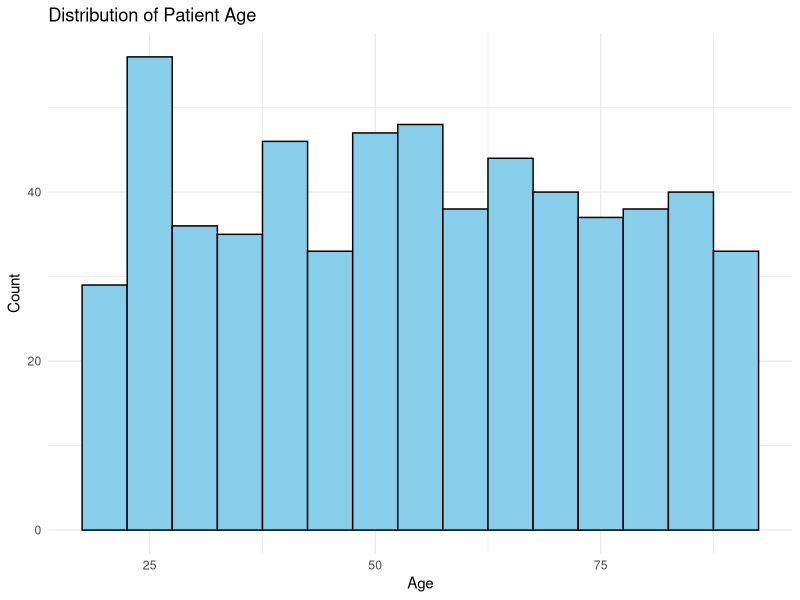
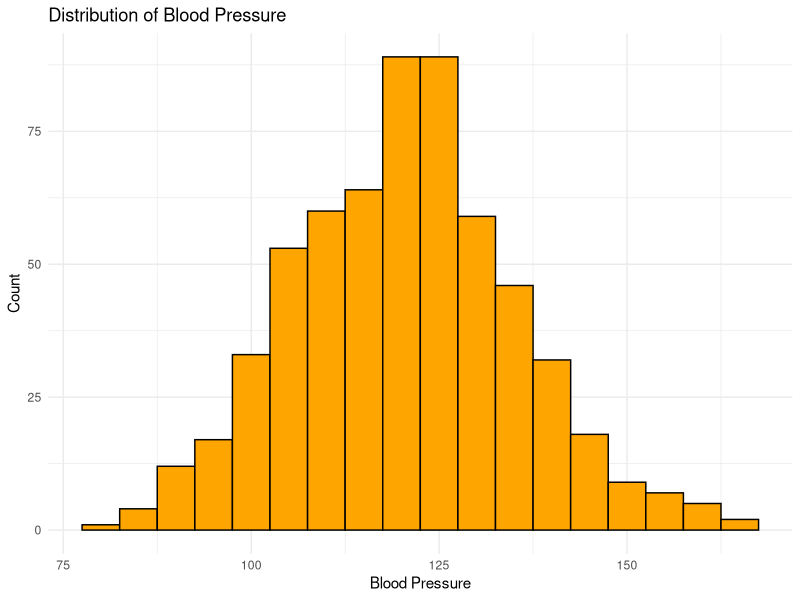
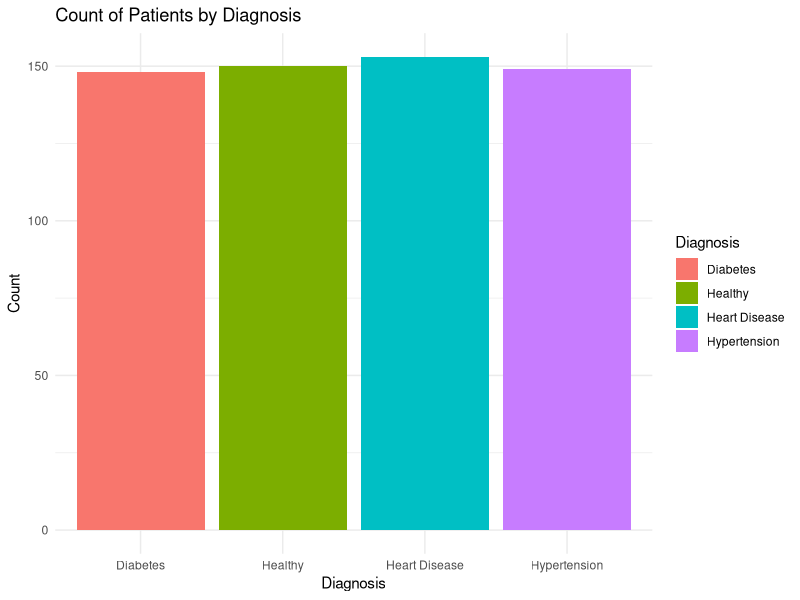
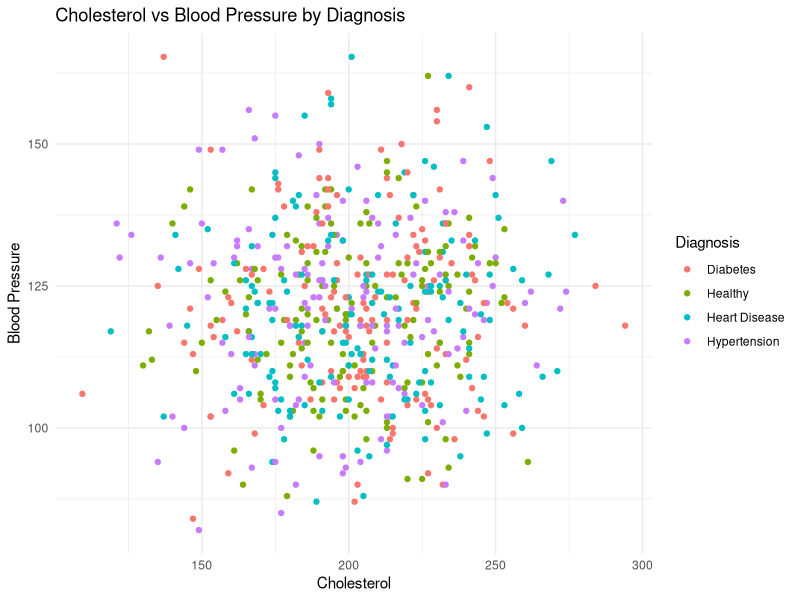
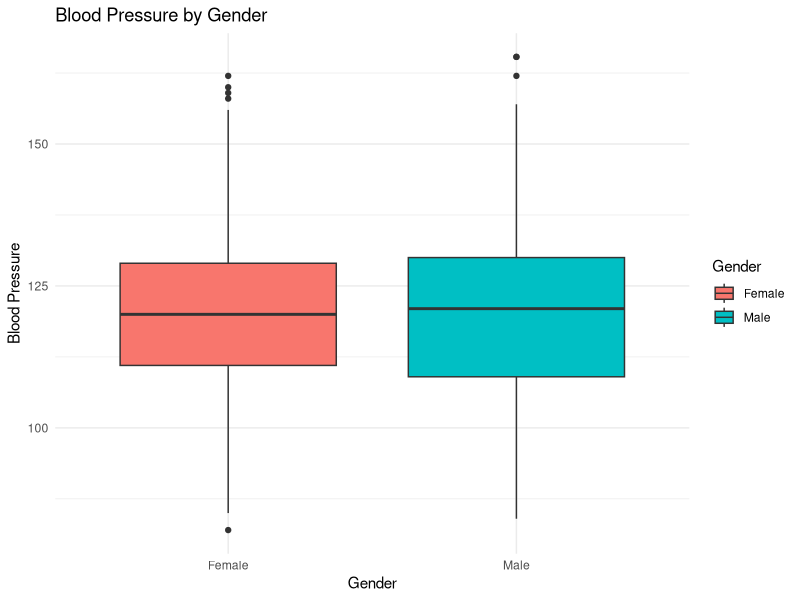
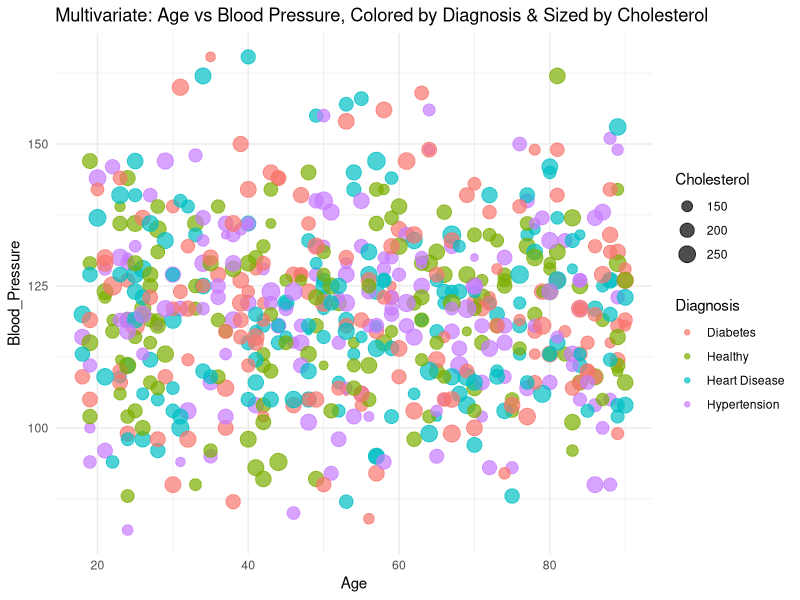
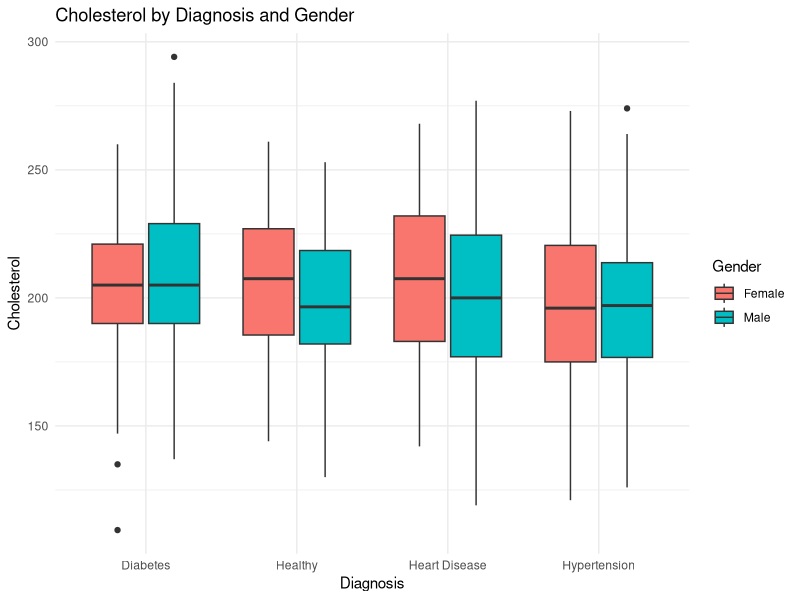

R code for these plots, in order:

set.seed(123)  # For reproducibility

# Create dataset with 600 patients and 7 columns
medical_data <- data.frame(
  Patient_ID = 1:600,
  Age = sample(18:90, 600, replace = TRUE),
  Gender = sample(c("Male", "Female"), 600, replace = TRUE),
  Blood_Pressure = round(rnorm(600, mean = 120, sd = 15), 0),
  Cholesterol = round(rnorm(600, mean = 200, sd = 30), 0),
  Glucose_Level = round(rnorm(600, mean = 100, sd = 20), 0),
  Diagnosis = sample(c("Healthy", "Diabetes", "Hypertension", "Heart Disease"), 600, replace = TRUE)
)

# View first few rows
head(medical_data)

# Check number of rows and columns
dim(medical_data)

# Summary of data
summary(medical_data)

str(medical_data) 

# APPLY ALL BASIC DATA CLEANING STEPS
# Check for missing values
colSums(is.na(medical_data))
# No missing values in this simulated dataset
# Convert data types if necessary
medical_data$Patient_ID <- as.integer(medical_data$Patient_ID)
medical_data$Age <- as.integer(medical_data$Age)
medical_data$Gender <- as.factor(medical_data$Gender)
medical_data$Blood_Pressure <- as.integer(medical_data$Blood_Pressure)
medical_data$Cholesterol <- as.integer(medical_data$Cholesterol)
medical_data$Glucose_Level <- as.integer(medical_data$Glucose_Level)
medical_data$Diagnosis <- as.factor(medical_data$Diagnosis)

# REMOVE DUPLICATE ROWS IF ANY
medical_data <- medical_data[!duplicated(medical_data), ]

# VERIFY NO DUPLICATES
sum(duplicated(medical_data))

# HANDLE OUTLIERS IF ANY
# For simplicity, we'll just cap extreme values at 3 standard deviations from the mean
cap_outliers <- function(x) {
  mu <- mean(x)
  sigma <- sd(x)
  x[x < (mu - 3 * sigma)] <- mu - 3 * sigma
  x[x > (mu + 3 * sigma)] <- mu + 3 * sigma
  return(x)
} 
medical_data$Blood_Pressure <- cap_outliers(medical_data$Blood_Pressure)
medical_data$Cholesterol <- cap_outliers(medical_data$Cholesterol)
medical_data$Glucose_Level <- cap_outliers(medical_data$Glucose_Level)
# Verify outliers handled
summary(medical_data)

# The medical_data dataframe is now cleaned and ready for analysis
str(medical_data)
summary(medical_data)
head(medical_data) 

# APPLY EDA TECHNIQUES
library(ggplot2)
library(dplyr)
library(tidyr) 

# — analyzing one variable at a time (univariate analysis)
# 1. Summary statistics for numeric columns
summary(select(medical_data, Age, Blood_Pressure, Cholesterol, Glucose_Level)) 
# 2. Frequency table for categorical variables
table(medical_data$Gender)
table(medical_data$Diagnosis) 
# 3. Visualizations 
# Histogram of Age
ggplot(medical_data, aes(x = Age)) +
  geom_histogram(binwidth = 5, fill = "skyblue", color = "black") +
  labs(title = "Distribution of Patient Age", x = "Age", y = "Count") +
  theme_minimal()
# Histogram of Blood Pressure
ggplot(medical_data, aes(x = Blood_Pressure)) +
  geom_histogram(binwidth = 5, fill = "orange", color = "black") +
  labs(title = "Distribution of Blood Pressure", x = "Blood Pressure", y = "Count") +
  theme_minimal()
# Bar chart of Diagnosis
ggplot(medical_data, aes(x = Diagnosis, fill = Diagnosis)) +
  geom_bar() +
  labs(title = "Count of Patients by Diagnosis", x = "Diagnosis", y = "Count") +
  theme_minimal() 
# — analyzing relationships between two variables (bivariate analysis)
# 1. Correlation between numeric variables
cor_matrix <- cor(select(medical_data, Age, Blood_Pressure, Cholesterol, Glucose_Level))
cor_matrix
# 2. Scatter plot of Cholesterol vs Blood Pressure
ggplot(medical_data, aes(x = Cholesterol, y = Blood_Pressure, color = Diagnosis)) +
  geom_point() +
  labs(title = "Cholesterol vs Blood Pressure by Diagnosis",
       x = "Cholesterol", y = "Blood Pressure") +
  theme_minimal() 
# 3. Boxplot: Blood Pressure by Gender
ggplot(medical_data, aes(x = Gender, y = Blood_Pressure, fill = Gender)) +
  geom_boxplot() +
  labs(title = "Blood Pressure by Gender", x = "Gender", y = "Blood Pressure") +
  theme_minimal()
# 4. Average Cholesterol by Diagnosis
medical_data %>% 
  group_by(Diagnosis) %>%
  summarise(mean_cholesterol = mean(Cholesterol, na.rm = TRUE))
# — analyzing 3 or more variables together (multivariate analysis)
# 1. Scatter plot of 3 variables (color by Diagnosis)
ggplot(medical_data, aes(x = Age, y = Blood_Pressure, color = Diagnosis, size = Cholesterol)) +
  geom_point(alpha = 0.7) +
  labs(title = "Multivariate: Age vs Blood Pressure, Colored by Diagnosis & Sized by Cholesterol") +
  theme_minimal()
# 2. Boxplot comparing Cholesterol across both Gender and Diagnosis
ggplot(medical_data, aes(x = Diagnosis, y = Cholesterol, fill = Gender)) +
  geom_boxplot() +
  labs(title = "Cholesterol by Diagnosis and Gender", x = "Diagnosis", y = "Cholesterol") +
  theme_minimal()
# 3. Correlation matrix for numeric variables 
numeric_cols <- select(medical_data, Age, Blood_Pressure, Cholesterol, Glucose_Level)
cor_matrix <- cor(numeric_cols, use = "complete.obs")
print(cor_matrix) 

# The medical_data dataframe has been cleaned and EDA techniques have been applied

